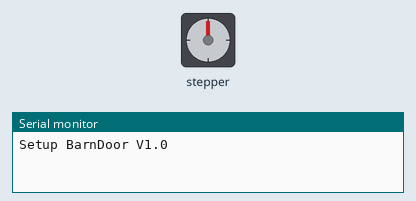
This program was run on a simulated Arduino Nano, built with avr-gcc and run on an emulated ATmega328P. On the bench: stepper motor, the last lines printed to the serial monitor. Stepper angles assume 2038 steps per turn.

Above: at 0.31 s.
At 10.0 s:
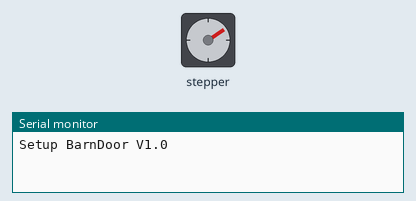
At 19.98 s:
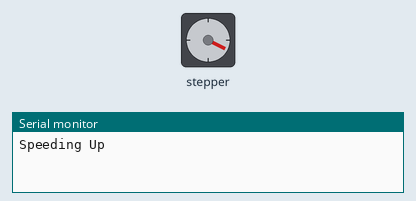
At 39.59 s:
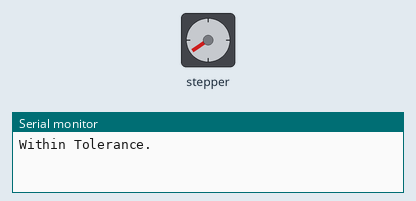
Timing chart, 0 to 40.0 s (numbered marks = the images above):
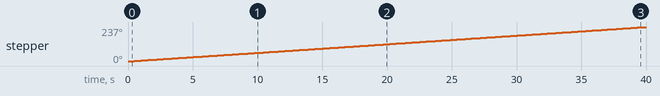

Measured:
- by itself, stepper: keeps turning clockwise at about 6°/s

The program:

main.cpp
```cpp
#include <Arduino.h>

#include <AccelStepper.h>

/*
 BreakBoard

 D10   - IN4
 D9    - IN3
 D8    - IN2
 D7    - IN1

Make sure the Breadboard pins are Firm.

All 4 PEDS are light when the Turret is rotating fast (i.e. 5 RPM)
but when rotating at 1 RPM ... you can see the sequence.


TODO ....

Set a Timer when we pass 0, and using millis - adjust the drive speed like a PEM in a decent tracker....

Good info at https://42bots.com/tutorials/28byj-48-stepper-motor-with-uln2003-driver-and-arduino-uno/

*/
#define MAX_MISALIGN 2     // Step positions in the time period
#define TIME_MONITOR 10000 // 5 Seconds
AccelStepper stepper1(AccelStepper::FULL4WIRE, 8, 10, 9, 7);
// Using Full Steps
const int stepsPerRevolution = 2038;
char msg[80];
long int ts1, ts2;
long int step_pos1, step_pos2;
float expected_steps_per_timeperiod = stepsPerRevolution / (60000.0 / (float)TIME_MONITOR);
float speed = stepsPerRevolution / 60.0;
float speed_variance = .01;

void setup()
{
  Serial.begin(9600);
  Serial.write("Setup BarnDoor V1.0\r\n");

  stepper1.setCurrentPosition(0);
  stepper1.moveTo(long(stepsPerRevolution) * (long)1024);
  stepper1.setSpeed(speed);
  stepper1.setMaxSpeed(speed);
  stepper1.setAcceleration(40.0);
  ts1 = millis();
  ts2 = ts1;
  step_pos1 = 0;
  step_pos2 = 0;
}

void loop()
{
  ts1 = millis();
  if (ts1 - ts2 > TIME_MONITOR)
  {
    // put your main code here, to run repeatedly:
    sprintf(msg, "Cur pos is %ld    dtg %ld  Spd ", stepper1.currentPosition(), stepper1.distanceToGo());
    Serial.print(msg);
    Serial.print(stepper1.speed(), 3);

    // Calculate the position
    step_pos1 = stepper1.currentPosition();
    // We now can calculate the number of steps in TIME_MONITOR milli-seconds we have accomplished
    long int distance_in_time = step_pos1 - step_pos2;
    sprintf(msg, "In Time step - we have moved %ld positions. %ld /min\r\n", distance_in_time, distance_in_time * (60000 / TIME_MONITOR));
    Serial.write(msg);

    // Only Adjust is we are more than 6 Steps out
    if (abs(distance_in_time - expected_steps_per_timeperiod) > MAX_MISALIGN)
    {
      if (distance_in_time < expected_steps_per_timeperiod)
      {
        // Need to speed up
        speed *= 1.0 + speed_variance;
        stepper1.setMaxSpeed(speed);
        stepper1.setSpeed(speed);
        speed_variance *= 0.8;
        Serial.print("Speeding Up\r\n");
      }
      else
      {
        // Need to slow down
        speed *= 1.0 - speed_variance;
        stepper1.setMaxSpeed(speed);
        stepper1.setSpeed(speed);
        speed_variance *= 0.85;
        Serial.print("Slowing Down\r\n");
      }
    }
    else
    {
      Serial.print("Within Tolerance.\r\n");
    }
    step_pos2 = step_pos1;
    ts2 = ts1;
  }

  // Move the motor one step
  stepper1.run();
}
```
